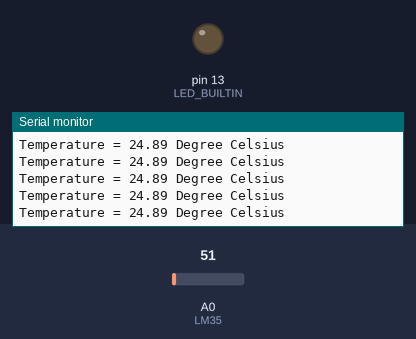
This sketch was run on a simulated Arduino Uno, built with avr-gcc and run on an emulated ATmega328P. Parts: output pins drawn as LEDs (lit = HIGH), the last lines printed to the serial monitor. The test bench sets the inputs (shaded band); at power-on: A0 (LM35) = 51.

Above: at 1.2 s.
1.3 s: A0 (LM35) set to 22
At 1.9 s:
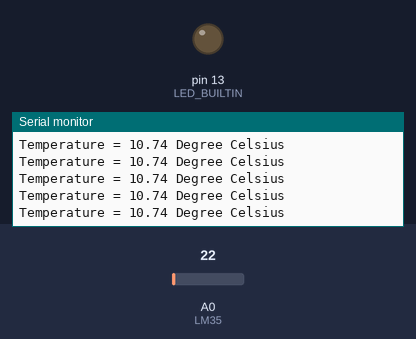
4.3 s: A0 (LM35) set to 18
At 5.0 s:
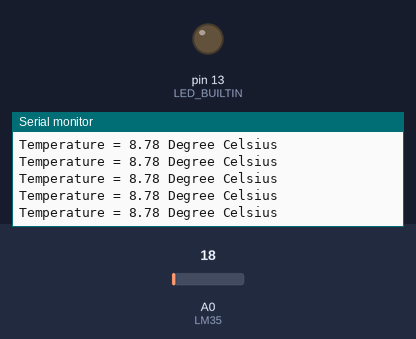
Timing chart, 0 to 7.3 s (numbered marks = the images above; inputs shaded):
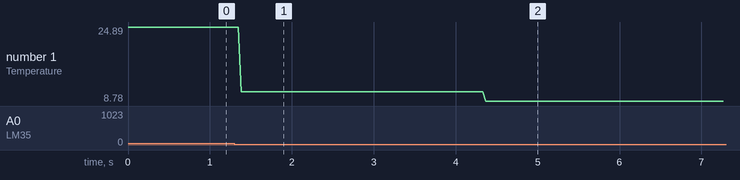

Measured:
- after the input at 1.3 s, the serial monitor: prints a new line after 0.08 s (image 1)
- after the input at 4.3 s, the serial monitor: prints a new line after 0.07 s (image 2)
- plotted number 1: 24.89 → 10.74 after the input at 1.3 s, 10.74 → 8.78 after the input at 4.3 s

The sketch:

temp.ino
```cpp
#include <TimerOne.h>
void Timer1_ISR(void)
{
  digitalWrite(LED_BUILTIN, !digitalRead(LED_BUILTIN));
}

void setup() {
  Serial.begin(9600);
  pinMode (A0, INPUT);  /*LM35 pin*/
  pinMode(LED_BUILTIN, OUTPUT); /*LED_BULTIN=13*/

}

void loop() {
  int tempAdc;
  float temp;
  tempAdc = analogRead(A0);  /* Read Temperature */
  temp = (tempAdc* 4.88); /* Convert adc value to equivalent voltage */
  temp = (temp/10); /* LM35 gives output of 10mv/°C */
  Serial.print("Temperature = ");
  Serial.print(temp);
  Serial.print(" Degree Celsius\n");
  if(temp>30)
  {
  Timer1.initialize(500000);// An Interrupt Every 500ms
  Timer1.attachInterrupt(Timer1_ISR);
  }
  if(temp<30)
  {
   Timer1.initialize(250000);// An Interrupt Every 250ms
  Timer1.attachInterrupt(Timer1_ISR);
  }
}
```
